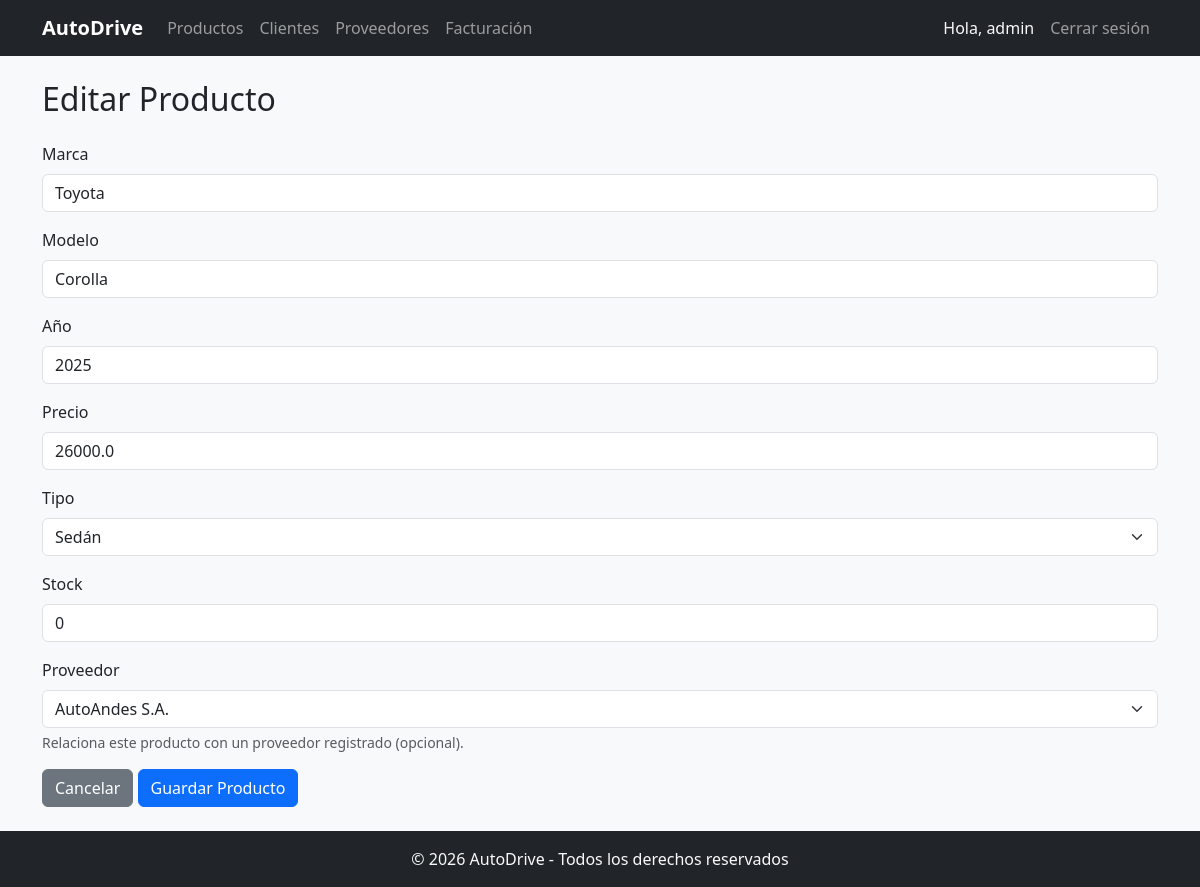
The page /productos/editar/1 (signed in) on the database its author committed.
### tables this page shows
CREATE TABLE usuarios (
            id INTEGER PRIMARY KEY AUTOINCREMENT,
            usuario TEXT UNIQUE NOT NULL,
            password TEXT NOT NULL
        );

CREATE TABLE productos (
            id INTEGER PRIMARY KEY AUTOINCREMENT,
            marca TEXT NOT NULL,
            modelo TEXT NOT NULL,
            anio INTEGER NOT NULL,
            precio REAL NOT NULL,
            tipo TEXT NOT NULL,
            stock INTEGER NOT NULL,
            proveedor_id INTEGER,
            FOREIGN KEY (proveedor_id) REFERENCES proveedores(id)
        );

### app.py (the view)
@app.route('/productos/editar/<int:id>', methods=['GET', 'POST'])
@login_required
def editar_producto(id):
    conn = get_connection()
    cursor = conn.cursor()
    cursor.execute('SELECT * FROM productos WHERE id = ?', (id,))
    producto = cursor.fetchone()
    conn.close()
    if not producto:
        flash('Producto no encontrado.', 'danger')
        return redirect(url_for('productos'))
    form = ProductoForm()
    form.proveedor_id.choices = get_proveedor_choices()
    if form.validate_on_submit():
        proveedor = form.proveedor_id.data if form.proveedor_id.data != 0 else None
        conn = get_connection()
        cursor = conn.cursor()
        cursor.execute(
            'UPDATE productos SET marca=?, modelo=?, anio=?, precio=?, tipo=?, stock=?, proveedor_id=? '
            'WHERE id=?',
            (form.marca.data, form.modelo.data, form.anio.data,
             form.precio.data, form.tipo.data, form.stock.data, proveedor, id)
        )
        conn.commit()
        conn.close()
        return redirect(url_for('productos'))
    elif request.method == 'GET':
        form.marca.data = producto[1]
        form.modelo.data = producto[2]
        form.anio.data = producto[3]
        form.precio.data = producto[4]
        form.tipo.data = producto[5]
        form.stock.data = producto[6]
        form.proveedor_id.data = producto[7] or 0
    return render_template('formulario_producto.html', form=form, modo='editar', item_id=id)

### forms/producto_form.py
class ProductoForm(FlaskForm):
    marca = StringField('Marca', validators=[DataRequired(), Length(max=50)])
    modelo = StringField('Modelo', validators=[DataRequired(), Length(max=50)])
    anio = IntegerField('Año', validators=[DataRequired(), NumberRange(min=1990, max=2027)])
    precio = FloatField('Precio', validators=[DataRequired(), NumberRange(min=0)])
    tipo = SelectField(
        'Tipo',
        choices=[('Sedán', 'Sedán'), ('SUV', 'SUV'), ('Pickup', 'Pickup'),
                 ('Hatchback', 'Hatchback'), ('Deportivo', 'Deportivo')],
        validators=[DataRequired()]
    )
    stock = IntegerField('Stock', validators=[DataRequired(), NumberRange(min=0)])
    proveedor_id = SelectField('Proveedor', coerce=int)
    submit = SubmitField('Guardar Producto')

### app.py (called while the page is built)
def get_connection():
    conn = sqlite3.connect(DB_PATH)
    conn.execute('PRAGMA foreign_keys = ON')
    return conn

@login_manager.user_loader
def load_user(user_id):
    conn = get_connection()
    cursor = conn.cursor()
    cursor.execute('SELECT id, usuario FROM usuarios WHERE id = ?', (user_id,))
    row = cursor.fetchone()
    conn.close()
    if row:
        return Usuario(row[0], row[1])
    return None

def get_proveedor_choices():
    conn = get_connection()
    cursor = conn.cursor()
    cursor.execute('SELECT id, nombre_empresa FROM proveedores')
    filas = cursor.fetchall()
    conn.close()
    return [(0, '— Ninguno —')] + [(f[0], f[1]) for f in filas]

### templates/formulario_producto.html (shortened to what this page needs)
{% extends 'base.html' %}
{% block content %}
<h2 class="mb-4">{% if modo == 'editar' %}Editar Producto{% else %}Registrar Producto{% endif %}</h2>
<form method="POST" novalidate>
    <div class="mb-3">
        {{ form.marca.label(class="form-label") }}
        {{ form.marca(class="form-control") }}
    </div>
    <div class="mb-3">
        {{ form.modelo.label(class="form-label") }}
        {{ form.modelo(class="form-control") }}
    </div>
    <div class="mb-3">
        {{ form.anio.label(class="form-label") }}
        {{ form.anio(class="form-control") }}
    </div>
    <div class="mb-3">
        {{ form.precio.label(class="form-label") }}
        {{ form.precio(class="form-control") }}
    </div>
    <div class="mb-3">
        {{ form.tipo.label(class="form-label") }}
        {{ form.tipo(class="form-select") }}
    </div>
    <div class="mb-3">
        {{ form.stock.label(class="form-label") }}
        {{ form.stock(class="form-control") }}
    </div>
    <div class="mb-3">
        {{ form.proveedor_id.label(class="form-label") }}
        {{ form.proveedor_id(class="form-select") }}
        <div class="form-text">Relaciona este producto con un proveedor registrado (opcional).</div>
    </div>
    <a href="{{ url_for('productos') }}" class="btn btn-secondary">Cancelar</a>
    {{ form.submit(class="btn btn-primary") }}
</form>
{% endblock %}

### templates/components/navbar.html (shortened to what this page needs)
<nav class="navbar navbar-expand-lg navbar-dark bg-dark">
  <div class="container">
    <a class="navbar-brand" href="{{ url_for('index') }}">AutoDrive</a>
    <div class="collapse navbar-collapse" id="navMenu">
      {% if current_user.is_authenticated %}
      <ul class="navbar-nav me-auto">
        <li class="nav-item"><a class="nav-link" href="{{ url_for('productos') }}">Productos</a></li>
        <li class="nav-item"><a class="nav-link" href="{{ url_for('clientes') }}">Clientes</a></li>
        <li class="nav-item"><a class="nav-link" href="{{ url_for('proveedores') }}">Proveedores</a></li>
        <li class="nav-item"><a class="nav-link" href="{{ url_for('facturacion') }}">Facturación</a></li>
      </ul>
      <ul class="navbar-nav">
        <li class="nav-item">
          <span class="nav-link text-light">Hola, {{ current_user.usuario }}</span>
        </li>
        <li class="nav-item">
          <a class="nav-link" href="{{ url_for('logout') }}">Cerrar sesión</a>
        </li>
      </ul>
      {% else %}
      <ul class="navbar-nav ms-auto">
        <li class="nav-item"><a class="nav-link" href="{{ url_for('login') }}">Iniciar sesión</a></li>
      </ul>
      {% endif %}
    </div>
  </div>
</nav>

### static/css/style.css (style rules this page uses)
body { background-color: #f8f9fa; }
.navbar-brand { font-weight: bold; }

### rows shown on the page
usuarios: usuario "admin"
productos: marca "Toyota", modelo "Corolla", anio "2025", precio "26000.0", tipo "Sedán", stock "0", proveedor_id "AutoAndes S.A."
